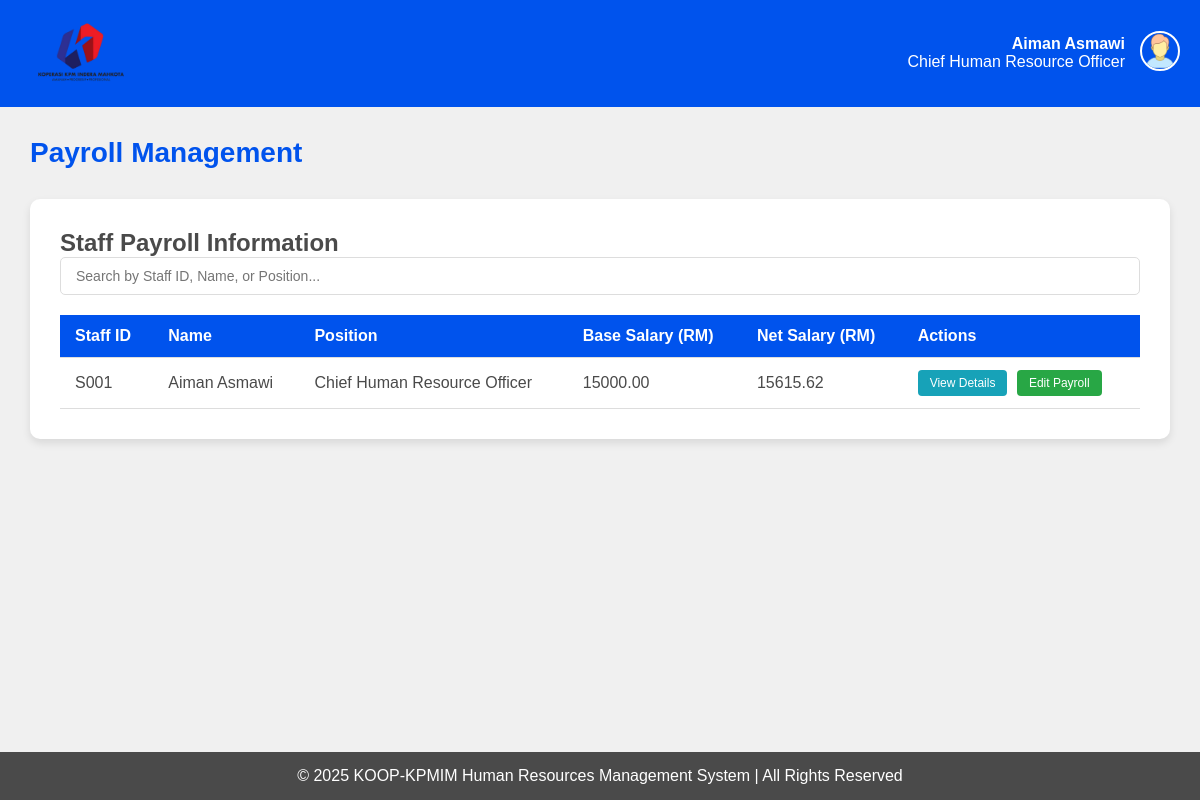
Page /hr/payroll/ (signed in) on the earlier database version.
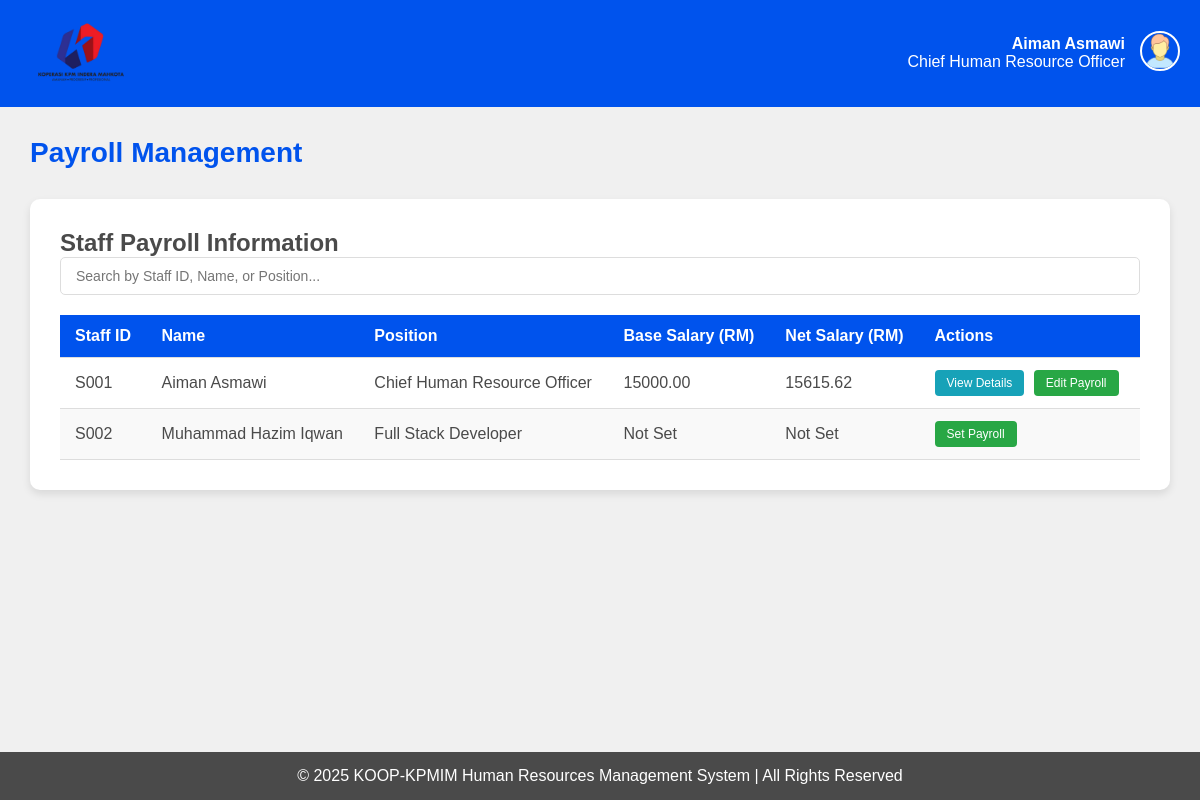
Same page on the later database version.
### HRMS/models.py (models this page shows, shortened)
class HR(models.Model):
    id = models.TextField(primary_key=True)
    password = models.TextField(default='')
    staffid = models.ForeignKey(STAFF, on_delete=models.CASCADE, default='')

class STAFF(models.Model):
    id = models.TextField(primary_key=True, max_length=12)
    name = models.TextField(default='')
    position = models.TextField(default='')
    phone = models.TextField(default='')
    email = models.EmailField(default='')
    password = models.TextField(default='')
    STATUS = [
        ('',''),
        ('Married','married'),
        ('Single','single'),
    ]
    status = models.TextField(choices=STATUS, default='')
    GENDER = [
        ('',''),
        ('Male', 'male'),
        ('Female', 'female'),
    ]
    gender = models.TextField(choices=GENDER, default='')
    date_of_birth = models.DateField()
    bank_number = models.TextField(default='')
    emergency_contact = models.TextField(default='')

class PAYROLL(models.Model):
    id = models.AutoField(primary_key=True)
    base = models.DecimalField(max_digits=10, decimal_places=2, default=0.00)
    bonus = models.DecimalField(max_digits=10, decimal_places=2, default=0.00)
    allowance = models.DecimalField(max_digits=10, decimal_places=2, default=0.00)
    pcb = models.DecimalField(max_digits=10, decimal_places=2, default=0.00)
    epf_employer = models.DecimalField(max_digits=10, decimal_places=2, default=0.00)
    epf_employee = models.DecimalField(max_digits=10, decimal_places=2, default=0.00)
    net_salary = models.DecimalField(max_digits=10, decimal_places=2, default=0.00)
    staffid = models.ForeignKey(STAFF, on_delete=models.CASCADE)

### HRMS/views.py (the view)
# urls.py: path('hr/payroll/', views.payroll, name='payroll'),
def payroll(request):
    if not request.session.get('user_type') == 'hr':
        request.session.flush()
        messages.error(request, "You do not have permission to view this page. Please login again")
        return redirect('login')
    try:
        hr_id = request.session.get('user_id')
        hr = HR.objects.get(id=hr_id)
        staff_list = STAFF.objects.all()
        search_id = request.GET.get('search_id', '').strip()
        search_name = request.GET.get('search_name', '').strip()
        search_position = request.GET.get('search_position', '').strip()
        if search_id:
            staff_list = staff_list.filter(id__icontains=search_id)
        if search_name:
            staff_list = staff_list.filter(name__icontains=search_name)
        if search_position:
            staff_list = staff_list.filter(position__icontains=search_position)
        staff_list = staff_list.order_by('id')
        context = {
            'staff_list': staff_list,
            'hr': hr,
            'search_performed': bool(search_id or search_name or search_position),
        }
        return render(request, 'hr/payroll.html', context)
    except Exception as e:
        messages.error(request, f"An error occurred: {str(e)}")
        return redirect('hrmenu')

### HRMS/templates/hr/payroll.html (shortened to what this page needs)
{% load static %}
<!DOCTYPE html>
<html lang="en">
<head>
</head>
<body>
    <header>
        <a href="{% url 'hrmenu' %}">
            <img src="{% static 'img/logo.png' %}" alt="KOOP-KPMIM Logo" class="logo">
        </a>
        <div class="header-right">
            <div class="user-info">
                <div><strong>{{ hr.staffid.name }}</strong></div>
                <div>{{ hr.staffid.position }}</div>
            </div>
            <div class="user-dropdown">
                <img src="{% static 'img/user.png' %}" alt="User Profile" class="user-image" onclick="toggleDropdown()">
            </div>
        </div>
    </header>
    <main>
        <h1>Payroll Management</h1>
        <div class="container">
            <h2>Staff Payroll Information</h2>
            <div class="search-container">
                <input type="text" id="searchInput" class="search-input" placeholder="Search by Staff ID, Name, or Position..." onkeyup="searchTable()">
            </div>
            <table class="staff-table">
                <thead>
                    <tr>
                        <th>Staff ID</th>
                        <th>Name</th>
                        <th>Position</th>
                        <th>Base Salary (RM)</th>
                        <th>Net Salary (RM)</th>
                        <th>Actions</th>
                    </tr>
                </thead>
                <tbody>
                    {% for staff in staff_list %}
                    <tr>
                        <td>{{ staff.id }}</td>
                        <td>{{ staff.name }}</td>
                        <td>{{ staff.position }}</td>
                        <td>
                            {% if staff.payroll_set.first %}
                                {{ staff.payroll_set.first.base|floatformat:2 }}
                            {% else %}
                                Not Set
                            {% endif %}
                        </td>
                        <td>
                            {% if staff.payroll_set.first %}
                                {{ staff.payroll_set.first.net_salary|floatformat:2 }}
                            {% else %}
                                Not Set
                            {% endif %}
                        </td>
                        <td>
                            {% if staff.payroll_set.first %}
                                <a href="{% url 'view_payroll' staff.id %}" class="action-btn view-btn">View Details</a>
                                <a href="{% url 'edit_payroll' staff.id %}" class="action-btn edit-btn">Edit Payroll</a>
                            {% else %}
                                <a href="{% url 'set_payroll' staff.id %}" class="action-btn set-btn">Set Payroll</a>
                            {% endif %}
                        </td>
                    </tr>
                    {% empty %}
                    <tr>
                        <td colspan="6" style="text-align: center; padding: 20px; color: #888;">
                            No staff members found.
                        </td>
                    </tr>
                    {% endfor %}
                </tbody>
            </table>
        </div>
    </main>
    <footer>
        <p>&copy; 2025 KOOP-KPMIM Human Resources Management System | All Rights Reserved</p>
    </footer>
</body>
</html>

### HRMS/templates/hr/payroll.html (style rules this page uses)
:root { --primary-color: #F0F0F0; --secondary-color: #0053ED; --accent-color: #E90000; --text-color: #4A4A4A; }
* { margin: 0; padding: 0; box-sizing: border-box; font-family: Arial, sans-serif; }
body { background-color: var(--primary-color); color: var(--text-color); min-height: 100vh; display: flex; flex-direction: column; }
header { background-color: var(--secondary-color); color: white; padding: 20px; display: flex; justify-content: space-between; align-items: center; }
.logo { width: 120px; height: auto; }
.header-right { display: flex; align-items: center; }
.user-info { margin-right: 15px; text-align: right; }
.user-dropdown { position: relative; display: inline-block; }
.user-image { width: 40px; height: 40px; border-radius: 50%; cursor: pointer; border: 2px solid white; }
main { flex: 1; padding: 30px; max-width: 1200px; margin: 0 auto; width: 100%; }
h1 { color: var(--secondary-color); margin-bottom: 30px; font-size: 28px; }
.container { background: white; border-radius: 10px; box-shadow: 0 4px 8px rgba(0, 0, 0, 0.1); padding: 30px; margin-bottom: 30px; }
.search-container { position: relative; margin-bottom: 20px; }
.search-input { width: 100%; padding: 10px 40px 10px 15px; border: 1px solid #ddd; border-radius: 5px; font-size: 14px; }
.staff-table { width: 100%; border-collapse: collapse; margin-top: 20px; }
.staff-table th, .staff-table td { padding: 12px 15px; text-align: left; border-bottom: 1px solid #ddd; }
.staff-table th { background-color: var(--secondary-color); color: white; font-weight: bold; }
.staff-table tr:nth-child(even) { background-color: #f9f9f9; }
.action-btn { background-color: var(--secondary-color); color: white; padding: 6px 12px; border: none; border-radius: 4px; cursor: pointer; text-decoration: none; font-size: 12px; margin-right: 5px; display: inline-block; }
.edit-btn { background-color: #28a745; }
.view-btn { background-color: #17a2b8; }
.set-btn { background-color: #28a745; color: white; }
footer { background-color: var(--text-color); color: white; text-align: center; padding: 15px; margin-top: auto; }

Differences in the rows shown:
added STAFF: id "S002", name "Muhammad Hazim Iqwan", position "Full Stack Developer", shows "Not Set", shows "Set Payroll"
